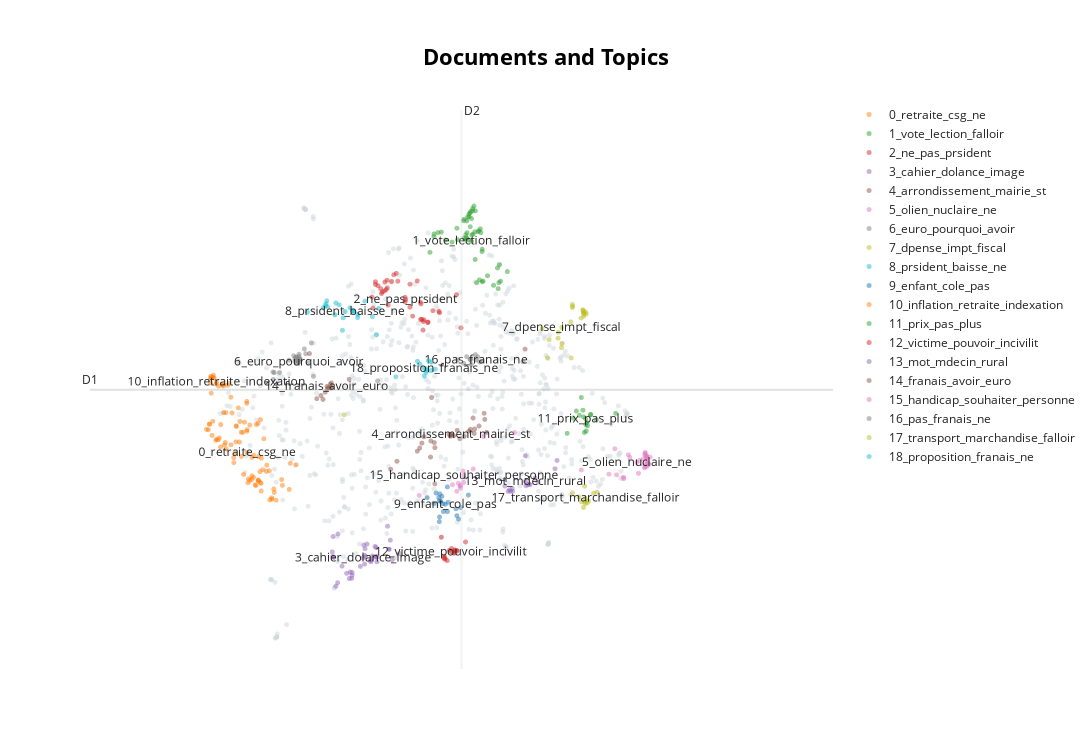

The notebook cell saved with this chart:
### Code cell
# Run the visualization with the original embeddings
topic_model.visualize_documents(lemmatized, embeddings=embeddings)

# Reduce dimensionality of embeddings, this step is optional but much faster to perform iteratively:
# reduced_embeddings = reducer(n_neighbors=10, n_components=2, min_dist=0.0, metric='cosine').fit_transform(embeddings)
# topic_model.visualize_documents(lemmatized, embeddings)
